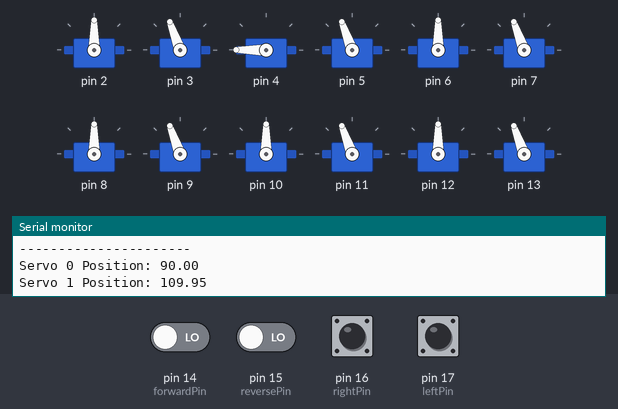
The sketch below on a simulated Arduino Uno, built with avr-gcc and run on an emulated ATmega328P. Shown: 12 × servo, the last lines printed to the serial monitor. The inputs (shaded band) are chosen by the test bench; at power-on: pin 14 (forwardPin), pin 15 (reversePin), pin 16 (rightPin), pin 17 (leftPin) LOW.

Above: at 1.36 s.
1.6 s: pin 16 (rightPin) pulled HIGH for 1 s
At 3.61 s:
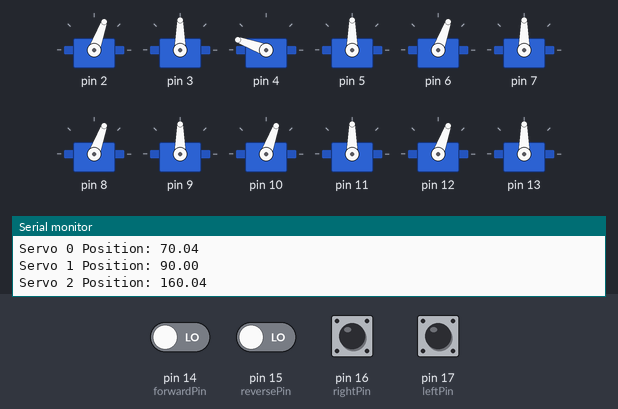
4.6 s: pin 16 (rightPin) pulled HIGH for 0.15 s
At 6.88 s:
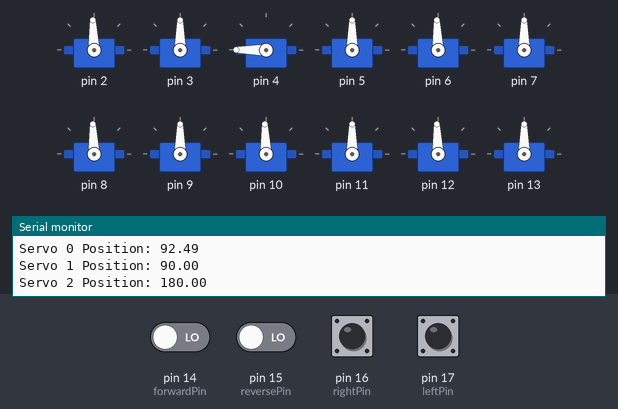
7.7 s: pin 17 (leftPin) pulled HIGH for 0.15 s
10.7 s: pin 15 (reversePin) driven HIGH
At 13.49 s:
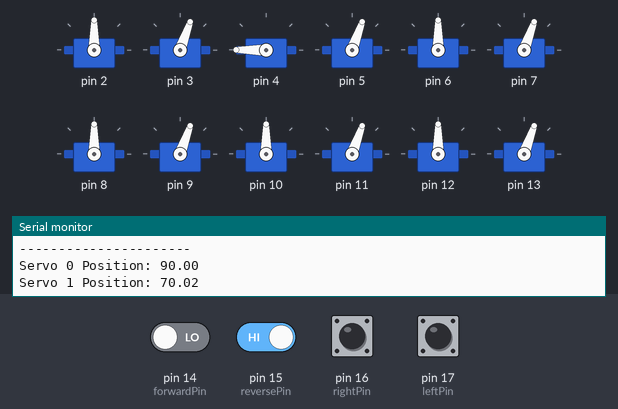
13.7 s: pin 15 (reversePin) driven LOW
At 16.11 s:
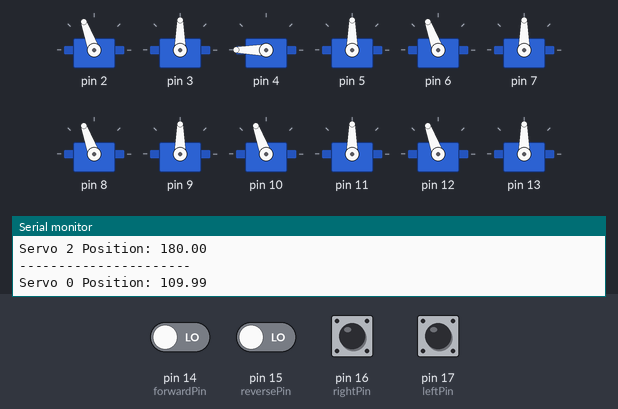
16.7 s: pin 17 (leftPin) pulled HIGH for 1 s
Timing chart, 0 to 20.7 s (numbered marks = the images above; inputs shaded):
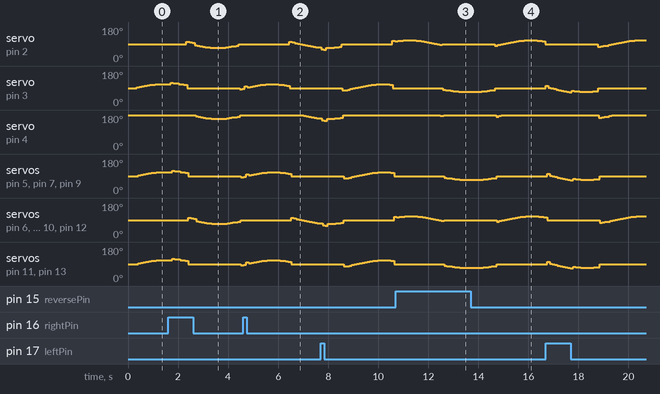

The sketch:

Concertina_Control.ino
```cpp
/*
 * Concertina_Control.ino
 *
 * Implements Concertina gait motion for a 12-segment snake robot
 * based on alternating odd/even segment phase oscillations.
 *
 * Pin Mapping:
 * - Servos 0 to 11: Pins 2 to 13
 * - Remote Control Inputs:
 *   - Pin 14: Forward (Runs the concertina motion)
 *   - Pin 15: Reverse (Runs the concertina motion with reversed phase timing)
 *   - Pin 16: Right Turn
 *   - Pin 17: Left Turn
 *
 * Center calibration:
 * - Servo 2 is calibrated at 180 degrees, while all other servos are centered at 90 degrees.
 * - Dynamic safety limits are applied around each servo's center position.
 */

#include <Servo.h>

Servo servo[12];

// Center positions (preserves your specific offset calibration)
int center[12] = {
  90, 90, 180, 90, 90, 90,
  90, 90, 90, 90, 90, 90
};

float t = 0;

// Wave parameters
float speedWave = 0.15;
float amplitude = 20;

// Timing control
unsigned long lastSwitch = 0;
bool oddPhase = true;
int phaseDelay = 2000;   // 2 sec switch interval

// Remote control pin mapping
const int forwardPin = 14;
const int reversePin = 15;
const int rightPin = 16;
const int leftPin = 17;

void setup() {
  Serial.begin(9600);
  Serial.println("Snake Robot Starting Concertina Motion...");

  // Initialize remote control pins as inputs
  pinMode(forwardPin, INPUT);
  pinMode(reversePin, INPUT);
  pinMode(rightPin, INPUT);
  pinMode(leftPin, INPUT);

  digitalWrite(forwardPin, LOW);
  digitalWrite(reversePin, LOW);
  digitalWrite(rightPin, LOW);
  digitalWrite(leftPin, LOW);

  // Attach servos 0 to 11 to pins 2 to 13
  for (int i = 0; i < 12; i++) {
    servo[i].attach(2 + i);
    servo[i].write(center[i]);

    Serial.print("Servo ");
    Serial.print(i);
    Serial.print(" attached to pin ");
    Serial.println(2 + i);
  }

  lastSwitch = millis();
}

void loop() {
  // Read inputs from remote control pins
  int forwardVal = digitalRead(forwardPin);
  int reverseVal = digitalRead(reversePin);
  int rightVal = digitalRead(rightPin);
  int leftVal = digitalRead(leftPin);

  // If any movement pin is active, or if you want autonomous continuous mode,
  // execute the concertina wave calculations.
  // (Remove "|| true" if you only want the robot to move when remote buttons are pressed)
  if (forwardVal == HIGH || reverseVal == HIGH || rightVal == HIGH || leftVal == HIGH || true) {

    // Adjust phase progression direction if reversing
    if (reverseVal == HIGH) {
      t -= speedWave;
    } else {
      t += speedWave;
    }

    // Switch between odd and even phase
    if (millis() - lastSwitch > phaseDelay) {
      oddPhase = !oddPhase;
      lastSwitch = millis();

      if (oddPhase)
        Serial.println("ODD PHASE ACTIVE");
      else
        Serial.println("EVEN PHASE ACTIVE");
    }

    // Move all servos
    for (int i = 0; i < 12; i++) {
      float pos = center[i];

      // Steering adjustment offsets
      float turnOffset = 0;
      if (rightVal == HIGH) {
        turnOffset = 10.0; // Apply offset to turn right
      } else if (leftVal == HIGH) {
        turnOffset = -10.0; // Apply offset to turn left
      }

      // ---------------- ODD PHASE ----------------
      if (oddPhase) {
        // Move odd indexed servos together
        if (i % 2 == 1) {
          pos += amplitude * sin(t) + turnOffset;
        }
      }
      // ---------------- EVEN PHASE ----------------
      else {
        // Move even indexed servos together
        if (i % 2 == 0) {
          pos += amplitude * sin(t) + turnOffset;
        }
      }

      // Limit motion:
      // Note: Since servo[2] has a center of 180 degrees, a static constraint of [60, 120]
      // would block its movement. We use dynamic safety limits centered around each joint's center.
      float minLimit = (center[i] == 180) ? 140.0 : 60.0;
      float maxLimit = (center[i] == 180) ? 180.0 : 120.0;
      pos = constrain(pos, minLimit, maxLimit);

      // Write servo angle
      servo[i].write((int)round(pos));

      // Debug print (throttled to avoid flooding serial buffer)
      if (i == 0 || i == 1 || i == 2) {
        Serial.print("Servo ");
        Serial.print(i);
        Serial.print(" Position: ");
        Serial.println(pos);
      }
    }

    Serial.println("----------------------");
  } else {
    // Return all joints to center position when idle
    for (int i = 0; i < 12; i++) {
      servo[i].write(center[i]);
    }
  }

  delay(20);
}
```

Measured:
- after the input at 13.7 s, servo on pin 4: 180° → 172° after 1.0 s, → 175° 0.10 s later, → 178° 0.10 s later, → 180° 0.10 s later
